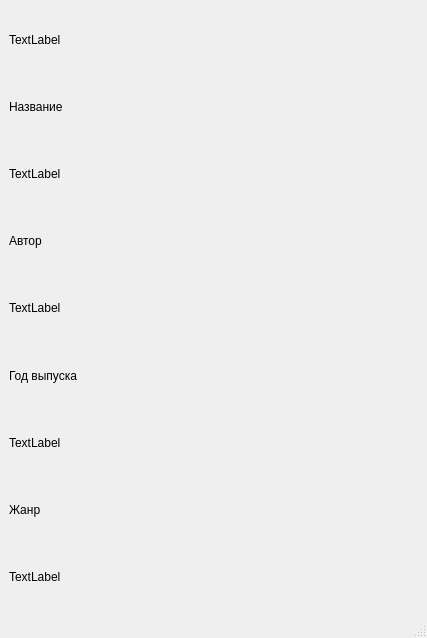
<?xml version="1.0" encoding="UTF-8"?>
<ui version="4.0">
 <class>MainWindow</class>
 <widget class="QMainWindow" name="MainWindow">
  <property name="geometry">
   <rect>
    <x>0</x>
    <y>0</y>
    <width>427</width>
    <height>638</height>
   </rect>
  </property>
  <property name="windowTitle">
   <string>MainWindow</string>
  </property>
  <widget class="QWidget" name="centralwidget">
   <layout class="QGridLayout" name="gridLayout">
    <item row="0" column="0">
     <layout class="QVBoxLayout" name="verticalLayout">
      <item>
       <widget class="QLabel" name="label">
        <property name="maximumSize">
         <size>
          <width>100</width>
          <height>100</height>
         </size>
        </property>
        <property name="text">
         <string>TextLabel</string>
        </property>
       </widget>
      </item>
      <item>
       <widget class="QLabel" name="label_2">
        <property name="text">
         <string>Название</string>
        </property>
       </widget>
      </item>
      <item>
       <widget class="QLabel" name="name">
        <property name="text">
         <string>TextLabel</string>
        </property>
       </widget>
      </item>
      <item>
       <widget class="QLabel" name="label_4">
        <property name="text">
         <string>Автор</string>
        </property>
       </widget>
      </item>
      <item>
       <widget class="QLabel" name="author">
        <property name="text">
         <string>TextLabel</string>
        </property>
       </widget>
      </item>
      <item>
       <widget class="QLabel" name="label_6">
        <property name="text">
         <string>Год выпуска</string>
        </property>
       </widget>
      </item>
      <item>
       <widget class="QLabel" name="birthyear">
        <property name="text">
         <string>TextLabel</string>
        </property>
       </widget>
      </item>
      <item>
       <widget class="QLabel" name="label_8">
        <property name="text">
         <string>Жанр</string>
        </property>
       </widget>
      </item>
      <item>
       <widget class="QLabel" name="genre">
        <property name="text">
         <string>TextLabel</string>
        </property>
       </widget>
      </item>
     </layout>
    </item>
   </layout>
  </widget>
  <widget class="QMenuBar" name="menubar">
   <property name="geometry">
    <rect>
     <x>0</x>
     <y>0</y>
     <width>427</width>
     <height>20</height>
    </rect>
   </property>
  </widget>
  <widget class="QStatusBar" name="statusbar"/>
 </widget>
 <resources/>
 <connections/>
</ui>
